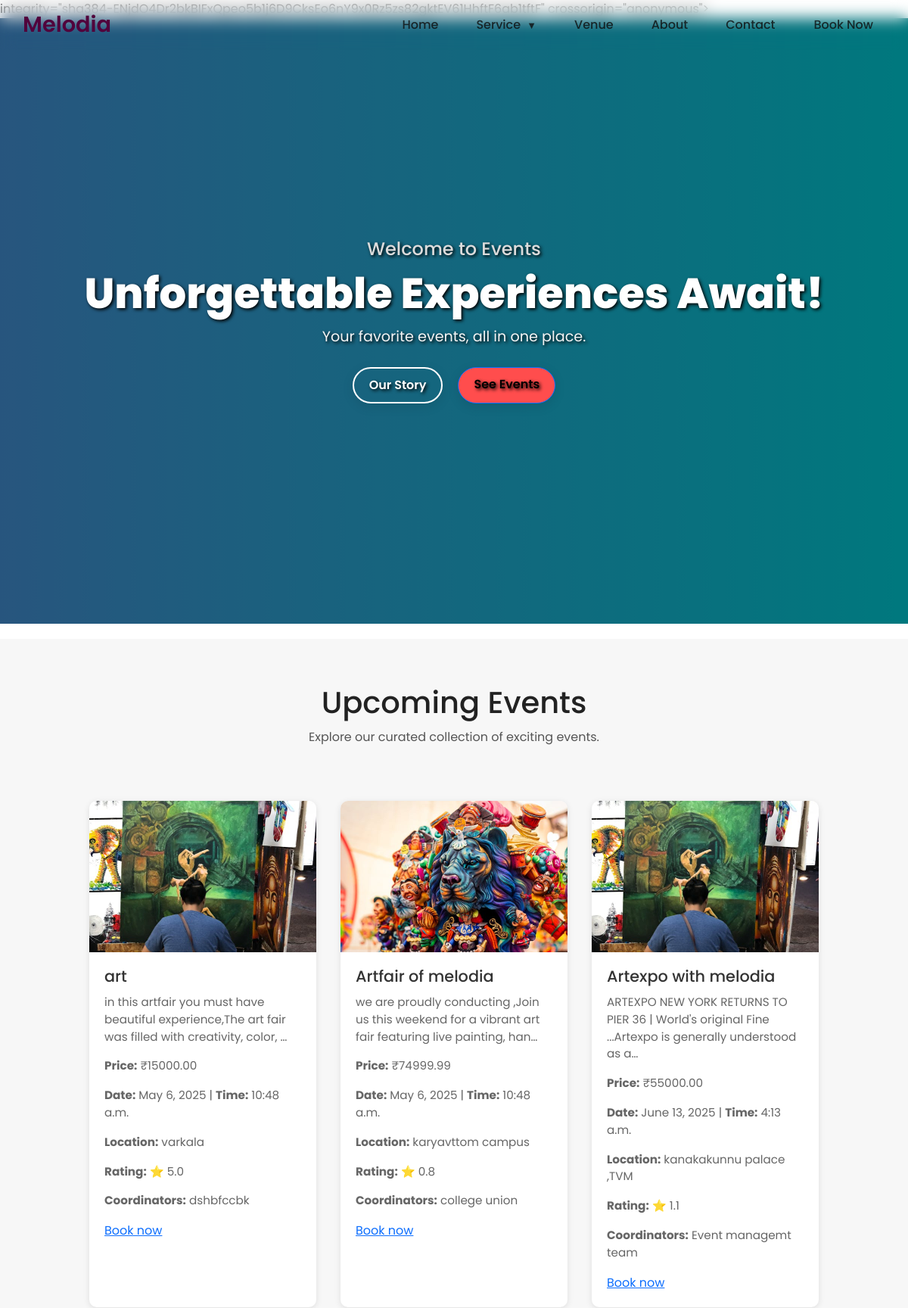
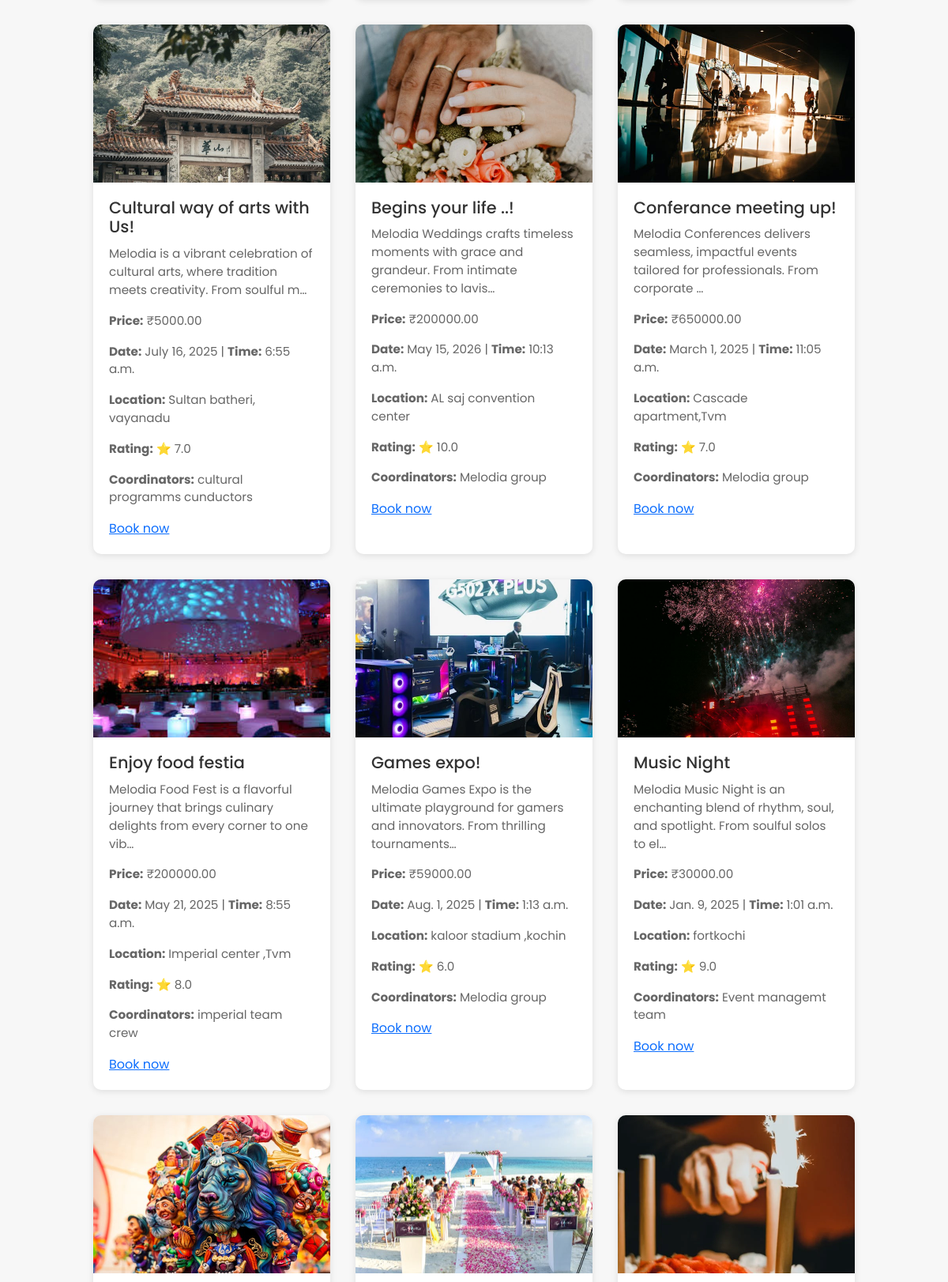
The app's page /service/ (upper part) with its own data (2 pictures, top to bottom).
### eventapp/models.py (models this page shows, shortened)
class Event(models.Model):
    title = models.CharField(max_length=100)
    description = models.TextField()
    image = models.ImageField(upload_to='event_images/')
    date = models.DateField()
    time = models.TimeField()
    location = models.CharField(max_length=200)
    price = models.DecimalField(max_digits=8, decimal_places=2)
    rating = models.DecimalField(max_digits=3, decimal_places=1, default=0.0)
    coordinators = models.CharField(max_length=255, help_text="Comma-separated names")

### eventapp/views.py (the view)
# urls.py: path('service/',views.service,name='service'),
def service(request):
    serve={
        'eve':Event.objects.all()
    }
    return render(request,'service.html',serve)

### eventapp/templates/service.html (shortened to what this page needs)
{% extends 'base.html' %}
{% load static %}
{% block extra_css %}
<link href="https://cdn.jsdelivr.net/npm/bootstrap@5.3.3/dist/css/bootstrap.min.css" rel="stylesheet">>
<link rel="stylesheet" href="https://cdn.jsdelivr.net/npm/bootstrap-icons@1.11.3/font/bootstrap-icons.css">
<link rel="stylesheet" href="{% static 'css/style.css' %}">
{% endblock extra_css %}
{% block content %}
  <section class="hero">
    <div class="hero-overlay">
      <div class="hero-content">
        <h2 style="text-shadow: 2px 2px 4px #000000;">Welcome to Events</h2>
        <h1 style="text-shadow: 2px 2px 4px #000000;">Unforgettable Experiences Await!</h1>
        <p style="text-shadow: 2px 2px 4px #000000;">Your favorite events, all in one place.</p>
        <div class="hero-buttons">
          <a href="#" class="btn btn-secondary">Our Story</a>
          <a href="#" class="btn btn-primary">See Events</a>
        </div>
      </div>
    </div>
  </section>
  <section class="events-section">
    <div class="section-title">
      <h2> Upcoming Events</h2>
      <p>Explore our curated collection of exciting events.</p>
    </div>
    <div class="event-cards">
    {% for i in eve %}
    <div class="event-card">
    <img src="{{ i.image.url }}" alt="{{ i.title }}">
    <div class="card-content">
    <h3>{{ i.title }}</h3>
    <p>{{ i.description|truncatechars:100 }}</p>
    <p><strong>Price:</strong> ₹{{ i.price }}</p>
    <p><strong>Date:</strong> {{ i.date }} | <strong>Time:</strong> {{ i.time }}</p>
    <p><strong>Location:</strong> {{ i.location }}</p>
    <p><strong>Rating:</strong> ⭐ {{ i.rating }}</p>
    <p><strong>Coordinators:</strong> {{ i.coordinators }}</p>
    <a href="{% url 'book_event' i.id %}" class="mybtn">Book now</a>
  </div>
</div>
      {% endfor %}
    </div>
  </section>
{% endblock %}

### eventapp/templates/base.html (shortened to what this page needs)
<!DOCTYPE html>
<html lang="en">
  <head>
  {% load static %}
    <link rel="stylesheet" href="{% static 'css/base.css' %}" />
  <link href="https://cdn.jsdelivr.net/npm/bootstrap@5.0.2/dist/css/bootstrap.min.css" rel="stylesheet">
 {% block extra_css %}
 {% endblock extra_css %}
</head>
<body>
<header class="topbar">
  <div class="logo">Melodia</div>
  <nav class="nav">
    <ul class="nav-links">
      <li><a href="#">Home</a></li>
      <li class="dropdown">
        <a href="{% url 'Servicemain' %}">Service</a>
      </li>
         <li><a href="{% url 'venues' %}">Venue</a></li>
      <li><a href="{% url 'about' %}">About</a></li>
      <li><a href="{% url 'contact' %}">Contact</a></li>
      <li><a href="{% url 'reserve' %}" class="btn">Book Now</a></li>
    </ul>
  </nav>
</header>
  {% block content %}
  {% endblock %}
</body>
</html>

### eventapp/static/css/base.css (style rules this page uses)
.topbar { position: fixed; top: 0; left: 0; width: 100%; z-index: 999; display: flex; justify-content: space-between; align-items: center; padding: 10px 30px; background: transparent; color: rgb(81, 2, 60); backdrop-filter: blur(10px); }
.logo { font-size: 24px; font-weight: bold; }
.nav .nav-links { display: flex; list-style: none; gap: 20px; align-items: center; margin: 0; padding: 0; }
.nav .nav-links li { position: relative; }
.nav .nav-links a { text-decoration: none; padding: 10px 15px; color: hsla(0, 0%, 5%, 0.793); }
.nav-links .dropdown > a::after { content: " ▼"; font-size: 0.8em; margin-left: 5px; }
.btn { background-color: rgb(222, 28, 128); color: white; padding: 10px 15px; border-radius: 5px; text-decoration: none; }

### eventapp/static/css/style.css (style rules this page uses)
body { margin: 0; font-family: 'Poppins', sans-serif; background-color: hwb(0 100% 0%); color: #333; overflow-x: hidden; }
.nav-links .dropdown > a::after { content: " ▼"; font-size: 0.8em; margin-left: 5px; }
.nav-links li:not(.dropdown) > a::after { content: none; }
.logo { font-size: 1.8rem; font-weight: 600; }
.nav-links { text-decoration: none; list-style: none; display: flex; gap: 30px; color: #333; margin: 0 1rem; font-weight: 500; }
.nav-links li a { text-decoration: none; color:#0c0202; font-weight: 500; padding: 8px 12px; border-radius: 6px; transition: all 0.3s ease; }
.hero { height: 100vh; background: linear-gradient(120deg, #3c5072 0%, #3b6de1 100%), url('images/beachview.jpeg') no-repeat center center/cover; position: relative; color: white; animation: fadeInHero 2s ease-in-out; font-size: 2.5em; text-shadow: 2px 2px 4px #000000; margin-bottom: 20px; animation: slideInTop 1.5s ease-in-out; background: linear-gradient(to right, #4facfe, #00f2fe); }
.hero-overlay { background: rgba(0, 0, 0, 0.5); height: 100%; display: flex; align-items: center; justify-content: center; text-align: center; color: white; padding: 0 1rem; }
.hero-content h2 { font-size: 1.5rem; color: #dcdcdc; margin-bottom: 10px; animation: slideInLeft 1.2s ease-out; }
.hero-content h1 { font-size: 3.5rem; font-weight: 800; color: #ffffff; margin-bottom: 10px; line-height: 1.2; animation: slideInRight 1.5s ease-out; }
.hero-content p { font-size: 1.2rem; color: #f5f5f5; margin-bottom: 25px; animation: fadeIn 2s ease-out; }
.hero-buttons { display: flex; justify-content: center; gap: 20px; flex-wrap: wrap; animation: fadeIn 2.5s ease; }
.btn-primary, .btn-secondary { padding: 12px 24px; border-radius: 30px; font-weight: 600; text-decoration: none; transition: transform 0.3s ease, background-color 0.3s ease; box-shadow: 0 4px 15px rgba(0, 0, 0, 0.1); }
.btn-primary { background: #ff4d4d; color: white; }
.btn-secondary { background-color: transparent; border: 2px solid white; color: white; }
.btn-primary, .btn-secondary { padding: 10px 20px; border-radius: 25px; font-weight: 600; text-decoration: none; transition: 0.3s ease; }
.btn-primary { background: #ff4d4d; color: #000; }
.events-section { padding: 60px 20px; background-color: #f7f7f7; text-align: center; }
.section-title h2 { font-size: 2.5rem; margin-bottom: 10px; color: #222; }
.section-title p { color: #555; margin-bottom: 40px; }
.event-cards { display: flex; flex-wrap: wrap; justify-content: center; gap: 2rem; padding: 2rem; }
.event-card { background: white; border-radius: 10px; overflow: hidden; width: 300px; box-shadow: 0 2px 8px rgba(0,0,0,0.1); transition: transform 0.3s ease, box-shadow 0.4s ease; cursor: pointer; }
.event-card img { width: 100%; height: 200px; object-fit: cover; }
.card-content { padding: 20px; text-align: left; }
.card-content h3 { margin-top: 0; font-size: 1.3rem; color: #333; }
.card-content p { color: #666; font-size: 0.95rem; margin-top: 10px; }

### records on screen
Event: image (picture), title "art", description "in this artfair you must have beautiful experience,The art fair was filled with creativity, color, …", price "15000.00", date "May 6, 2025", time "10:48 a.m.", location "varkala", rating "5.0", coordinators "dshbfccbk"
Event: image (picture), title "Artfair of melodia", description "we are proudly conducting ,Join us this weekend for a vibrant art fair featuring live painting, han…", price "74999.99", date "May 6, 2025", time "10:48 a.m.", location "karyavttom campus", rating "0.8", coordinators "college union"
Event: image (picture), title "Artexpo with melodia", description "ARTEXPO NEW YORK RETURNS TO PIER 36 | World's original Fine ...Artexpo is generally understood as a…", price "55000.00", date "June 13, 2025", time "4:13 a.m.", location "kanakakunnu palace ,TVM", rating "1.1", coordinators "Event managemt team"
Event: image (picture), title "Cultural way of arts with Us!", description "Melodia is a vibrant celebration of cultural arts, where tradition meets creativity. From soulful m…", price "5000.00", date "July 16, 2025", time "6:55 a.m.", location "Sultan batheri, vayanadu", rating "7.0", coordinators "cultural programms cunductors"
Event: image (picture), title "Begins your life ..!", description "Melodia Weddings crafts timeless moments with grace and grandeur. From intimate ceremonies to lavis…", price "200000.00", date "May 15, 2026", time "10:13 a.m.", location "AL saj convention center", rating "10.0", coordinators "Melodia group"
Event: image (picture), title "Conferance meeting up!", description "Melodia Conferences delivers seamless, impactful events tailored for professionals. From corporate …", price "650000.00", date "March 1, 2025", time "11:05 a.m.", location "Cascade apartment,Tvm", rating "7.0", coordinators "Melodia group"
Event: image (picture), title "Enjoy food festia", description "Melodia Food Fest is a flavorful journey that brings culinary delights from every corner to one vib…", price "200000.00", date "May 21, 2025", time "8:55 a.m.", location "Imperial center ,Tvm", rating "8.0", coordinators "imperial team crew"
Event: image (picture), title "Games expo!", description "Melodia Games Expo is the ultimate playground for gamers and innovators. From thrilling tournaments…", price "59000.00", date "Aug. 1, 2025", time "1:13 a.m.", location "kaloor stadium ,kochin", rating "6.0", coordinators "Melodia group"
Event: image (picture), title "Music Night", description "Melodia Music Night is an enchanting blend of rhythm, soul, and spotlight. From soulful solos to el…", price "30000.00", date "Jan. 9, 2025", time "1:01 a.m.", location "fortkochi", rating "9.0", coordinators "Event managemt team"
Event: image (picture)
Event: image (picture)
Event: image (picture)
